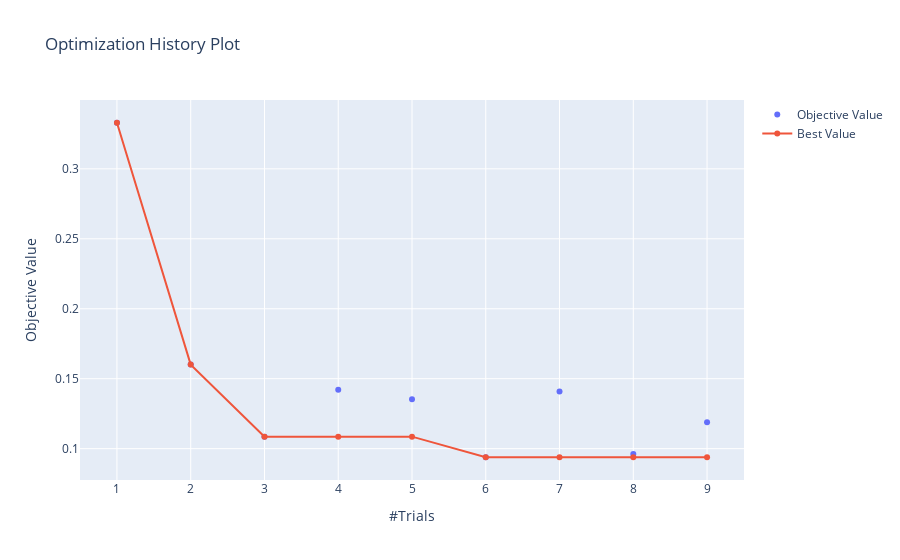

Here is the notebook cell this chart was saved with:
### Markdown cell above
### visualizations

### Code cell
optuna.visualization.plot_optimization_history(study)

### Figure 1 — Plotly figure (JSON) as saved in the notebook; plotly's stock layout.template omitted (floating-point values rounded to 4 significant figures)
{"data": [{"mode": "markers", "name": "Objective Value", "type": "scatter", "x": [1, 2, 3, 4, 5, 6, 7, 8, 9], "y": [0.3329, 0.1601, 0.1086, 0.1421, 0.1353, 0.09386, 0.1408, 0.09614, 0.1189]}, {"name": "Best Value", "type": "scatter", "x": [1, 2, 3, 4, 5, 6, 7, 8, 9], "y": [0.3329, 0.1601, 0.1086, 0.1086, 0.1086, 0.09386, 0.09386, 0.09386, 0.09386]}], "layout": {"title": {"text": "Optimization History Plot"}, "xaxis": {"title": {"text": "#Trials"}}, "yaxis": {"title": {"text": "Objective Value"}}}}
